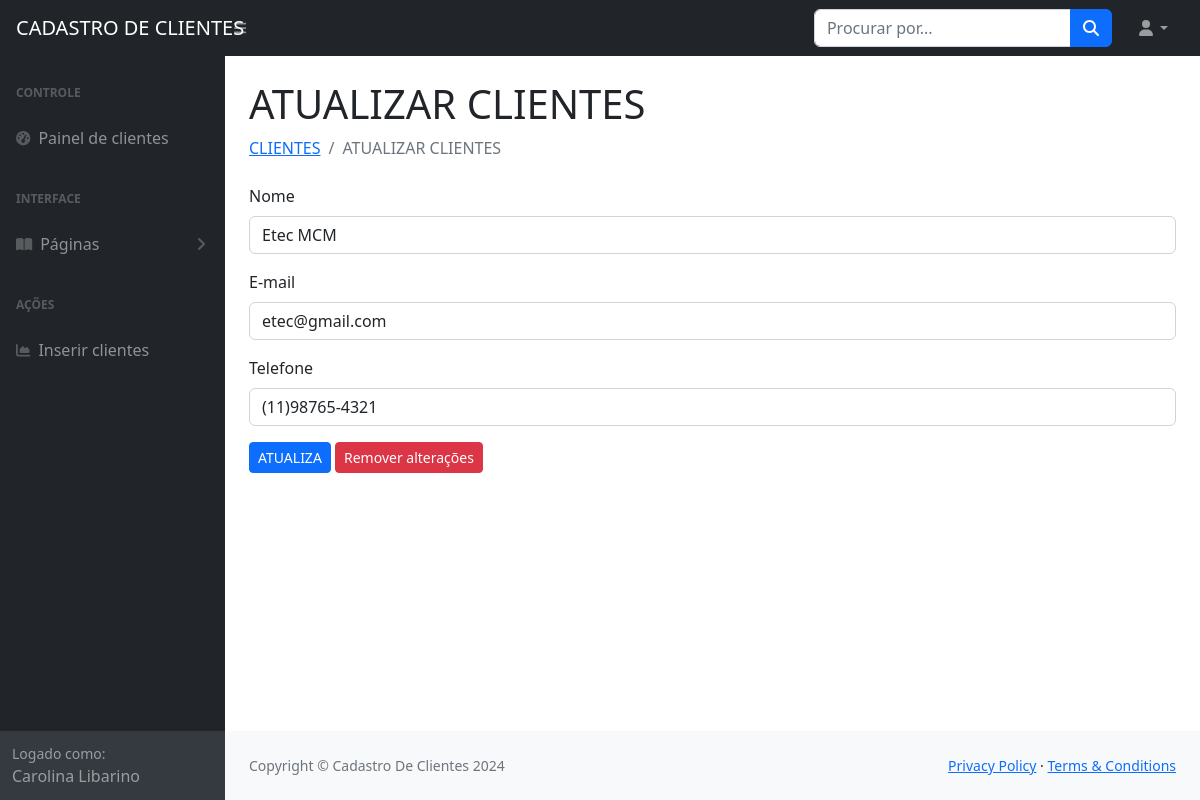
/Painel/form_atualiza_cliente.php?id_cliente=1 (signed in), run on the app's committed database.
### tables this page shows
CREATE TABLE `clientes` (
  `id_cliente` int(11) NOT NULL,
  `nome_cliente` varchar(255) NOT NULL,
  `email_cliente` varchar(255) NOT NULL,
  `telefone` varchar(255) NOT NULL
);

### Painel/form_atualiza_cliente.php (the view, shortened to what this page needs)
<?php
    include 'conecta.php';
    $id_cliente = $_GET['id_cliente'];
    include 'menu.php';
?>
<div id="layoutSidenav_content">
    <main>
        <div class="container-fluid px-4">
            <h1 class="mt-4">ATUALIZAR CLIENTES</h1>
            <ol class="breadcrumb mb-4">
                <li class="breadcrumb-item"><a href="index.php">CLIENTES</a></li>
                <li class="breadcrumb-item active">ATUALIZAR CLIENTES</li>
            </ol>
            <form action="atualiza_cliente.php?id_cliente=<?php echo $id_cliente; ?>" method="POST">
                <?php
                $sql = "SELECT * FROM clientes WHERE id_cliente = $id_cliente";
                $consulta = $conexao->query($sql);
                while ($dados = $consulta->fetch_assoc()) {
                    ?>
                    <div class="mb-3">
                        <label for="nome_clienteNovo" class="form-label">Nome</label>
                        <input type="text" class="form-control" name="nome_clienteNovo" required
                            value="<?php echo $dados['nome_cliente']; ?>">
                    </div>
                    <div class="mb-3">
                        <label for="email_clienteNovo" class="form-label">E-mail</label>
                        <input type="email" class="form-control" name="email_clienteNovo" required
                            value="<?php echo $dados['email_cliente']; ?>">
                    </div>
                    <div class="mb-3">
                        <label for="telefoneNovo" class="form-label">Telefone</label>
                        <input type="text" class="form-control" name="telefoneNovo" required
                            value="<?php echo $dados['telefone']; ?>">
                    </div>
                    <?php
                }
                ?>
                <button type="submit" class="btn btn-primary btn-sm" onclick="return confirmAtualiza()">ATUALIZA</button>
                <button type="reset" class="btn btn-danger btn-sm">Remover alterações</button>
            </form>
        </div>
    </main>
    <footer class="py-4 bg-light mt-auto">
        <div class="container-fluid px-4">
            <div class="d-flex align-items-center justify-content-between small">
                <div class="text-muted">Copyright &copy; Cadastro De Clientes 2024</div>
                <div>
                    <a href="#">Privacy Policy</a>
                    &middot;
                    <a href="#">Terms &amp; Conditions</a>
                </div>
            </div>
        </div>
    </footer>
</div>
</div>
</body>
</html>

### data on the page
clientes: nome_clienteNovo "Etec MCM", email_clienteNovo "etec@gmail.com", telefoneNovo "(11)98765-4321"

### other printed values
$_SESSION['nome'] "Carolina Libarino"
